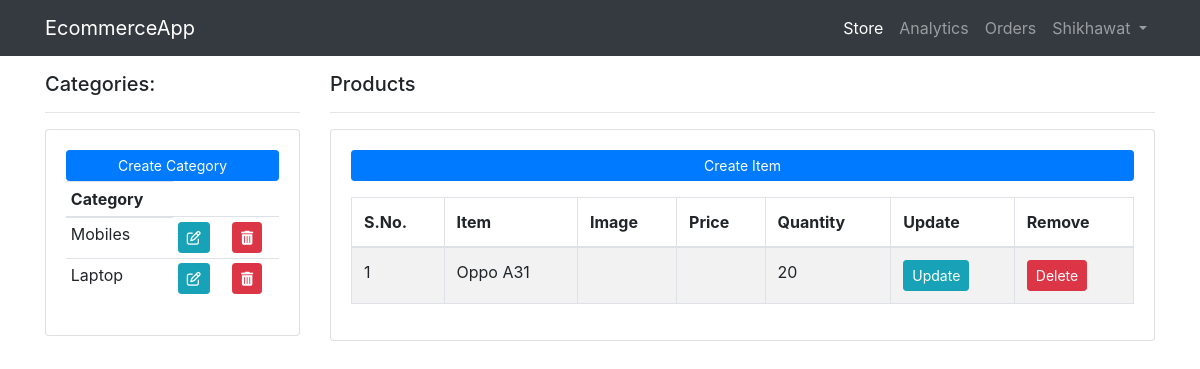
/ (signed in), run on an earlier commit of the app's database.
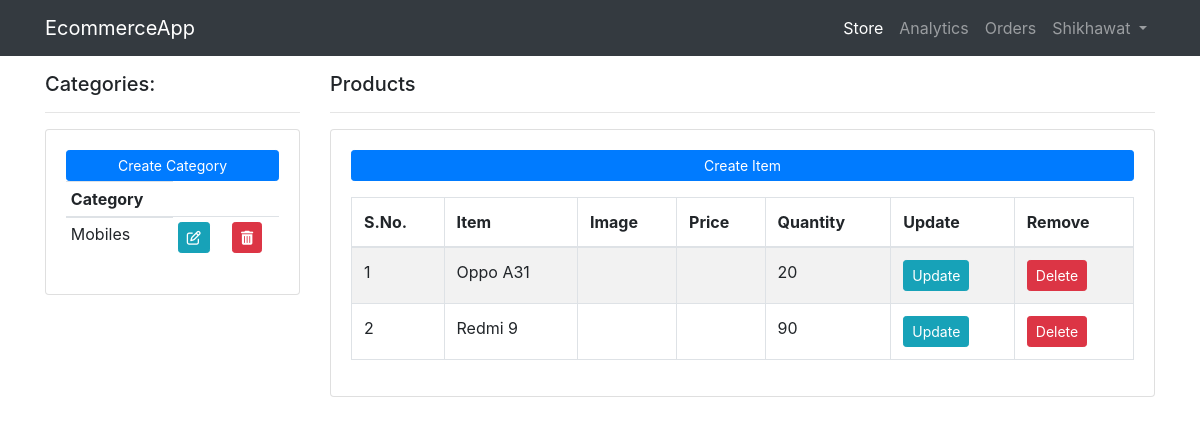
And on a later commit of the database.
### store/models/category.py (models this page shows, shortened)
class Category(models.Model):
    name = models.CharField(max_length=30)
    @staticmethod
    def get_all_categories():
        return Category.objects.all()

### store/models/item.py (models this page shows, shortened)
class Item(models.Model):
    name = models.CharField(max_length=100)
    price = models.FloatField()
    quantity = models.IntegerField(default=0)
    description = models.TextField(default='' , null=True , blank=True)
    category = models.ForeignKey(Category, on_delete=models.CASCADE)
    image = models.ImageField(upload_to='uploads/products/')
    @staticmethod
    def get_all_items():
        return Item.objects.all()

### dashboard/views/home.py (the view, shortened to what this page needs)
# urls.py: path('',views.Index.as_view(), name='home'),
class Index(View):
    def get(self, request):
        if request.session.get('user_type')=='seller':
            return self.seller_get(request)
        else:
            return self.customer_get(request)
    def seller_get(self, request):
        items = Item.get_all_items()
        categories = Category.get_all_categories()
        return render(request, 'dashboard/seller.html', {'items':items, 'categories':categories})

### dashboard/templatetags/dashboard_filters.py (called while the page is built)
@register.filter(name = 'currency')
def currency(price):
    return format_currency(price, 'INR', locale='en_IN')

@register.filter(name='is_seller')
def is_seller(request):
    if request.session.get('user_id'):
        if request.session.get('user_type')=="seller":
            return True
    return False

### dashboard/templates/dashboard/seller.html (shortened to what this page needs)
{% extends 'dashboard/base.html' %}
{% load static %}
{% load dashboard_filters %}
{% block css %}
    {{block.super}}
{% endblock css %}
{% block content %}
<div class="container main">
<div class="row">
	<div class="col-md-3 my-3">
		<h5>Categories:</h5>
		<hr>
		<div class="card card-body table-responsive">
			<a class="btn btn-primary  btn-sm btn-block" href="{% url 'category-create'%}">Create Category</a>
			<table class="table table-sm">
				<thead>
				<tr>
					<th>Category</th>
				</tr>
			</thead>
			<tbody>
				{% for category in categories %}
					<tr>
						<td>{{category.name}}</td>
						<td><a class="btn btn-sm btn-info" href="{% url 'category-update' category.id %}"><i class="fa fa-edit"></i></a></td>
						<td><a class="btn btn-sm btn-danger" href="{% url 'category-delete' category.id  %}"><i class="fa fa-trash"></i></a></td>
					</tr>
				{% endfor %}
			</tbody>
			</table>
		</div>
	</div>
	<div class="col-md-9 my-3">
		<h5>Products</h5>
		<hr>
		<div class="card card-body table-responsive">
			<a class="btn btn-primary  btn-sm btn-block mb-3" href="{% url 'item-create' %}">Create Item</a>
			<table id="items" class="table table-striped table-bordered " >
				<thead>
					<tr>
                    <th>S.No.</th>
					<th>Item</th>
					<th>Image</th>
					<th>Price</th>
                    <th>Quantity</th>
					<th>Update</th>
					<th>Remove</th>
				</tr>
				</thead>
				<tbody>
				{% for item in items %}
					<tr>
                        <td>{{forloop.counter}}</td>
						<td>{{item.name}}</td>
						<td><img src="{{item.image.url}}" alt="" srcset="" height="60px" width="auto"></td>
						<td>{{item.price|currency}}</td>
                        <td>{{item.quantity}}</td>
						<td><a class="btn btn-sm btn-info" href="{% url 'item-update' item.id %}">Update</a></td>
						<td><a class="btn btn-sm btn-danger" href="{% url 'item-delete' item.id %}">Delete</a></td>
					</tr>
				{% endfor %}
			</tbody>
			</table>
		</div>
	</div>
</div>
</div>
{% endblock content %}

What changed in the data, as far as the page shows it:
removed Category: name "Laptop"
added Item: name "Redmi 9", quantity "90"
